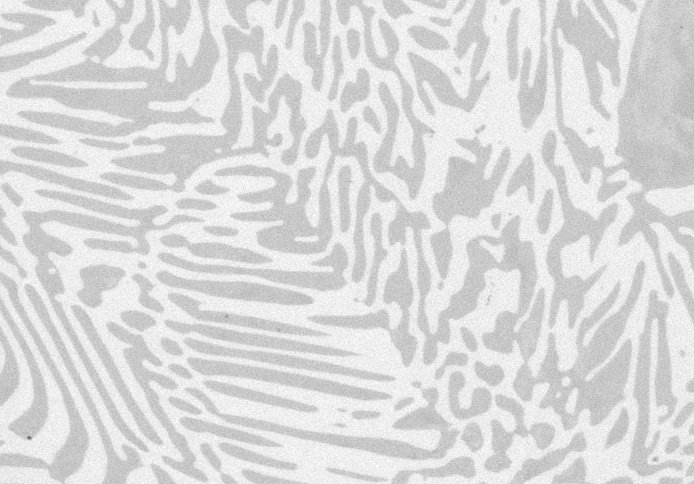
#> input picture Ex 3.7/images/Alloy.jpg, 694 x 484 px
$ python histogram2.py
#> lines starting #> are read from the running program, lines starting #| are printed output that depends on the picture
from matplotlib import pyplot as plt
import numpy as np
import cv2


# It is a method that improves the contrast in an image,
# in order to stretch out the intensity range


def make_histogram(image, bins=256):
    histogram = np.zeros(bins)
    for pixel in image:
        histogram[pixel] += 1
    return histogram


def normalize(entries):
    numerator = (entries - np.min(entries)) * 255
    denorminator = np.max(entries) - np.min(entries)
    result = numerator / denorminator
    result.astype("uint8")  # Convert float into int
    return result


def equalizehist(img):

    flatten_img = img.flatten()  # Convert array into 1D
    # cumsum() function returns the cumulative sum of the elements along the given axis.
    cumulative_sum = (make_histogram(flatten_img)).cumsum()
    cumulative_sum_norm = normalize(cumulative_sum)
    img_new_his = cumulative_sum_norm[flatten_img]
    # convert array back to original shape
    img_new = np.reshape(img_new_his, img.shape)
    return img_new, cumulative_sum_norm


def draw_image(orignal, result):
    fig, axes = plt.subplots(2, 2, figsize=(10, 7))
    axes[0, 0].imshow(orignal, cmap="gray")
    axes[0, 0].set_title("Result before equalization")
    axes[1, 0].hist(orignal.flatten(), 256, [0, 256])
    axes[0, 1].imshow(result, cmap="gray")
    axes[0, 1].set_title("Result after equalization")
    axes[1, 1].hist(result.ravel(), 256, [0, 256])
    fig.savefig("output/result.jpg")


img = cv2.imread("images/Alloy.jpg", 0)
#> img is the input picture: shape (484, 694); min 95, max 255, mean 218.6
result, normalized_cumsum = equalizehist(img)
#> the loop in make_histogram, `for pixel in image:` made 335896 passes
#> pixel on passes 1 to 3: 242, 243, 244
#> after the loop in make_histogram, `for pixel in image:`: histogram = 256 values, max 10978 at index 237, min 0 at index 0, mean 1312.1
#> in equalizehist, `cumulative_sum = (make_histogram(flatten_img)).cumsum()`: cumulative_sum = 256 values from 0 to 335896
#> in normalize, `numerator = (entries - np.min(entries)) * 255`: numerator = 256 values from 0 to 85653480
#> in normalize, `denorminator = np.max(entries) - np.min(entries)`: denorminator = 335896
#> in normalize, `result = numerator / denorminator`: result = 256 values from 0 to 255
#> in equalizehist, `img_new = np.reshape(img_new_his, img.shape)`:
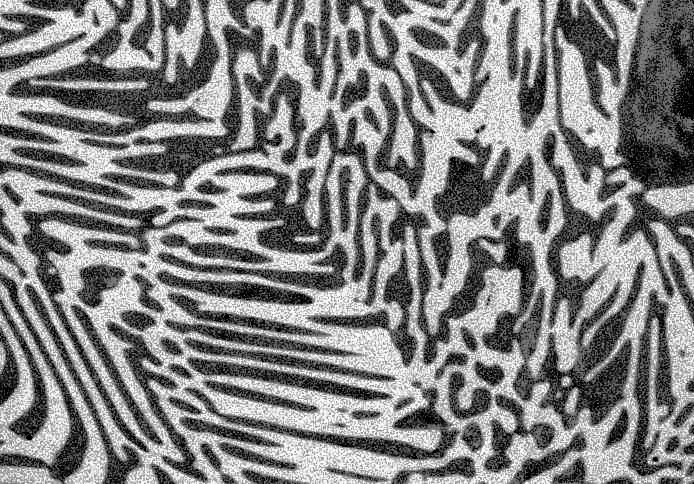
#> img_new: shape (484, 694) float64; min 0.000759, max 255, mean 130.3
#> normalized_cumsum = 256 values from 0 to 255
draw_image(img, result)
#> in draw_image, `fig.savefig("output/result.jpg")`:
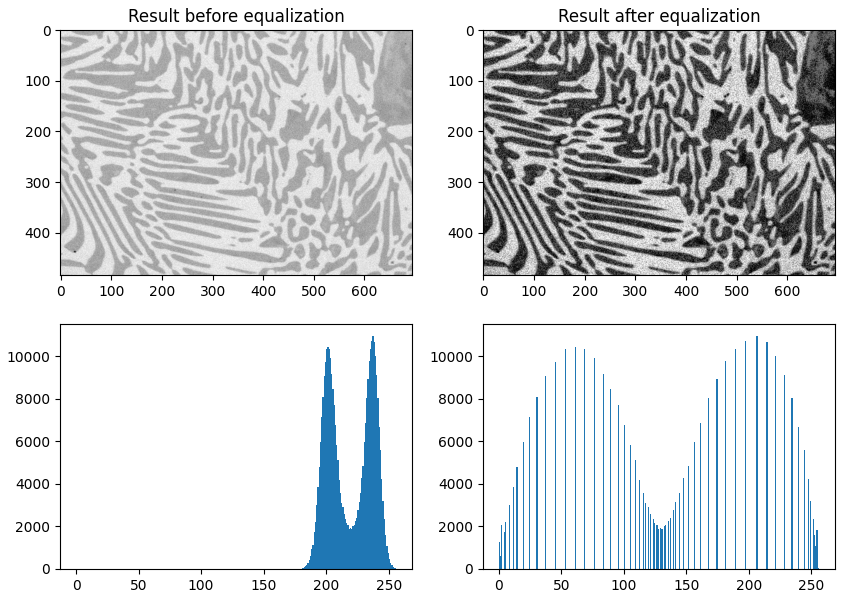
#> figure drawn by matplotlib, 4 panels; panel 3: tallest bar 10978 high, from x = 237 to 238; panel 4: tallest bar 10978 high, from x = 206 to 207
